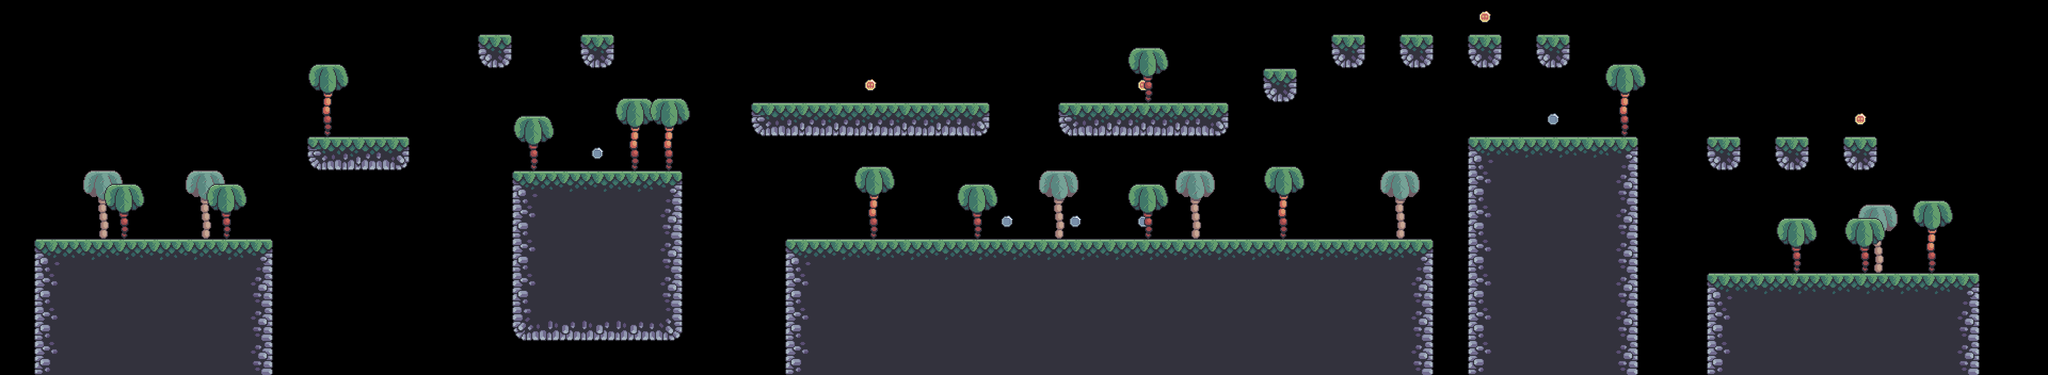

Rendered tile map (Tiled .tmx) drawn with the repository's tilesets; below, a short description and the map source with its tile grids summarised:
An orthogonal 60x11 tile map with 64x64 px tiles, 4 tile layers (bgPalms, Platforms, Coins, fgPalms), 6 hidden layers not drawn, 7 tilesets.

<map version="1.9" tiledversion="1.9.2" orientation="orthogonal" renderorder="right-down" width="60" height="11" tilewidth="64" tileheight="64" infinite="0" nextlayerid="11" nextobjectid="1">
 <editorsettings>
  <export target="../0/level_000.csv" format="csv" />
 </editorsettings>
 <tileset firstgid="1" source="../tilesets/terrain_tiles.tsx" />
 <tileset firstgid="17" source="../tilesets/coin_tiles.tsx" />
 <tileset firstgid="19" source="../tilesets/grass_tiles.tsx" />
 <tileset firstgid="24" source="../tilesets/palms.tsx" />
 <tileset firstgid="27" source="../tilesets/crates.tsx" />
 <tileset firstgid="28" source="../tilesets/player_tiles.tsx" />
 <tileset firstgid="30" source="../tilesets/enemy_tiles.tsx" />
 <layer id="2" name="Background" width="60" height="11" visible="0">
  <data>[660 cells, 0 non-empty, 0 distinct tile ids]</data>
 </layer>
 <layer id="6" name="bgPalms" width="60" height="11">
  <data>[660 cells, 6 non-empty, 1 distinct tile ids]</data>
 </layer>
 <layer id="1" name="Platforms" width="60" height="11">
  <data>[660 cells, 213 non-empty, 13 distinct tile ids]</data>
 </layer>
 <layer id="4" name="Grass" width="60" height="11" visible="0">
  <data>[660 cells, 50 non-empty, 5 distinct tile ids]</data>
 </layer>
 <layer id="9" name="Enemies" width="60" height="11" visible="0">
  <data>[660 cells, 3 non-empty, 1 distinct tile ids]</data>
 </layer>
 <layer id="10" name="EnemyConstraints" width="60" height="11" visible="0">
  <data>[660 cells, 4 non-empty, 1 distinct tile ids]</data>
 </layer>
 <layer id="7" name="Crates" width="60" height="11" visible="0">
  <data>[660 cells, 3 non-empty, 1 distinct tile ids]</data>
 </layer>
 <layer id="8" name="Player" width="60" height="11" visible="0">
  <data>[660 cells, 2 non-empty, 2 distinct tile ids]</data>
 </layer>
 <layer id="3" name="Coins" width="60" height="11" locked="1">
  <data>[660 cells, 9 non-empty, 2 distinct tile ids]</data>
 </layer>
 <layer id="5" name="fgPalms" width="60" height="11">
  <data>[660 cells, 15 non-empty, 2 distinct tile ids]</data>
 </layer>
</map>
